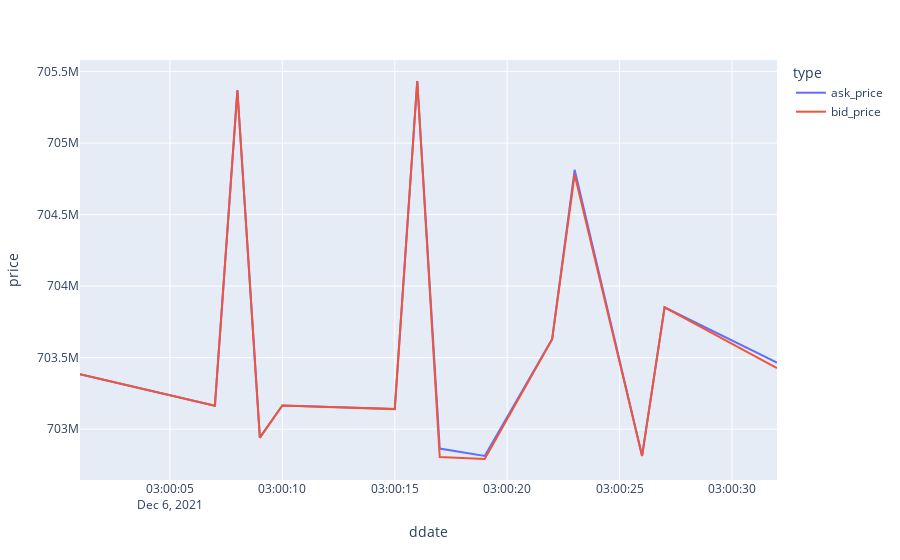

Here is the notebook cell this chart was saved with:
### Code cell
data2 = pd.melt(data,id_vars=['ddate'],value_vars=['ask_price','bid_price'],var_name='type',value_name='price').sort_values('ddate')
fig1 = px.line(data2,x='ddate',y='price',color='type')
# fig1.update_traces(mode='markers+lines',line_color='blue')
# fig1.update_layout(title_text='asd',showlegend=True)
fig1.show()

### Figure 1 — Plotly figure (JSON) as saved in the notebook; plotly's stock layout.template omitted (floating-point values rounded to 4 significant figures)
{"data": [{"hovertemplate": "type=ask_price<br>ddate=%{x}<br>price=%{y}<extra></extra>", "legendgroup": "ask_price", "line": {"color": "#636efa", "dash": "solid"}, "mode": "lines", "name": "ask_price", "orientation": "v", "showlegend": true, "type": "scatter", "x": ["2021-12-06T03:00:01", "2021-12-06T03:00:07", "2021-12-06T03:00:08", "2021-12-06T03:00:09", "2021-12-06T03:00:10", "2021-12-06T03:00:15", "2021-12-06T03:00:16", "2021-12-06T03:00:17", "2021-12-06T03:00:19", "2021-12-06T03:00:22", "2021-12-06T03:00:23", "2021-12-06T03:00:26", "2021-12-06T03:00:27", "2021-12-06T03:00:32"], "xaxis": "x", "y": [703400000.0, 703200000.0, 705368490, 702900000.0, 703200000.0, 703100000.0, 705400000.0, 702900000.0, 702800000.0, 703600000.0, 704800000.0, 702800000.0, 703900000.0, 703500000.0], "yaxis": "y"}, {"hovertemplate": "type=bid_price<br>ddate=%{x}<br>price=%{y}<extra></extra>", "legendgroup": "bid_price", "line": {"color": "#EF553B", "dash": "solid"}, "mode": "lines", "name": "bid_price", "orientation": "v", "showlegend": true, "type": "scatter", "x": ["2021-12-06T03:00:01", "2021-12-06T03:00:07", "2021-12-06T03:00:08", "2021-12-06T03:00:09", "2021-12-06T03:00:10", "2021-12-06T03:00:15", "2021-12-06T03:00:16", "2021-12-06T03:00:17", "2021-12-06T03:00:19", "2021-12-06T03:00:22", "2021-12-06T03:00:23", "2021-12-06T03:00:26", "2021-12-06T03:00:27", "2021-12-06T03:00:32"], "xaxis": "x", "y": [703400000.0, 703200000.0, 705400000.0, 702900000.0, 703200000.0, 703100000.0, 705400000.0, 702800000.0, 702800000.0, 703600000.0, 704800000.0, 702800000.0, 703900000.0, 703400000.0], "yaxis": "y"}], "layout": {"legend": {"title": {"text": "type"}, "tracegroupgap": 0}, "margin": {"t": 60}, "xaxis": {"anchor": "y", "domain": [0, 1], "title": {"text": "ddate"}}, "yaxis": {"anchor": "x", "domain": [0, 1], "title": {"text": "price"}}}}
